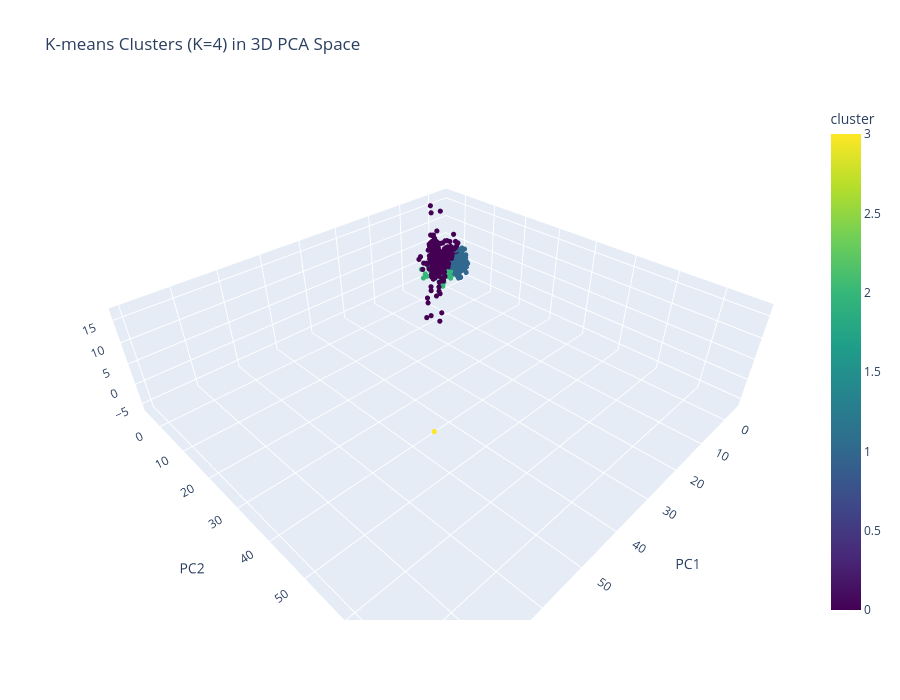

Here is the notebook cell this chart was saved with:
### Code cell
# Visualize clusters in 3D PCA space
fig = px.scatter_3d(
    df, x='PC1', y='PC2', z='PC3',
    color='cluster',
    color_continuous_scale='viridis',
    hover_data=['municipality_name', 'state_name'],
    title=f'K-means Clusters (K={OPTIMAL_K}) in 3D PCA Space'
)
fig.update_traces(marker=dict(size=3))
fig.update_layout(height=700)
fig.show()

### Figure 1 — Plotly figure (JSON) as saved in the notebook; plotly's stock layout.template omitted (floating-point values rounded to 4 significant figures; data arrays with more than 128 entries replaced by an {"elided": "..."} marker saying what was removed)
{"data": [{"customdata": {"elided": "5565x2 str values"}, "hovertemplate": "PC1=%{x}<br>PC2=%{y}<br>PC3=%{z}<br>municipality_name=%{customdata[0]}<br>state_name=%{customdata[1]}<br>cluster=%{marker.color}<extra></extra>", "legendgroup": "", "marker": {"color": {"elided": "5565 int values"}, "coloraxis": "coloraxis", "size": 3, "symbol": "circle"}, "mode": "markers", "name": "", "scene": "scene", "showlegend": false, "type": "scatter3d", "x": {"elided": "5565 float values"}, "y": {"elided": "5565 float values"}, "z": {"elided": "5565 float values"}}], "layout": {"coloraxis": {"colorbar": {"title": {"text": "cluster"}}, "colorscale": [[0.0, "#440154"], [0.1111, "#482878"], [0.2222, "#3e4989"], [0.3333, "#31688e"], [0.4444, "#26828e"], [0.5556, "#1f9e89"], [0.6667, "#35b779"], [0.7778, "#6ece58"], [0.8889, "#b5de2b"], [1.0, "#fde725"]]}, "height": 700, "legend": {"tracegroupgap": 0}, "scene": {"domain": {"x": [0.0, 1.0], "y": [0.0, 1.0]}, "xaxis": {"title": {"text": "PC1"}}, "yaxis": {"title": {"text": "PC2"}}, "zaxis": {"title": {"text": "PC3"}}}, "title": {"text": "K-means Clusters (K=4) in 3D PCA Space"}}}
